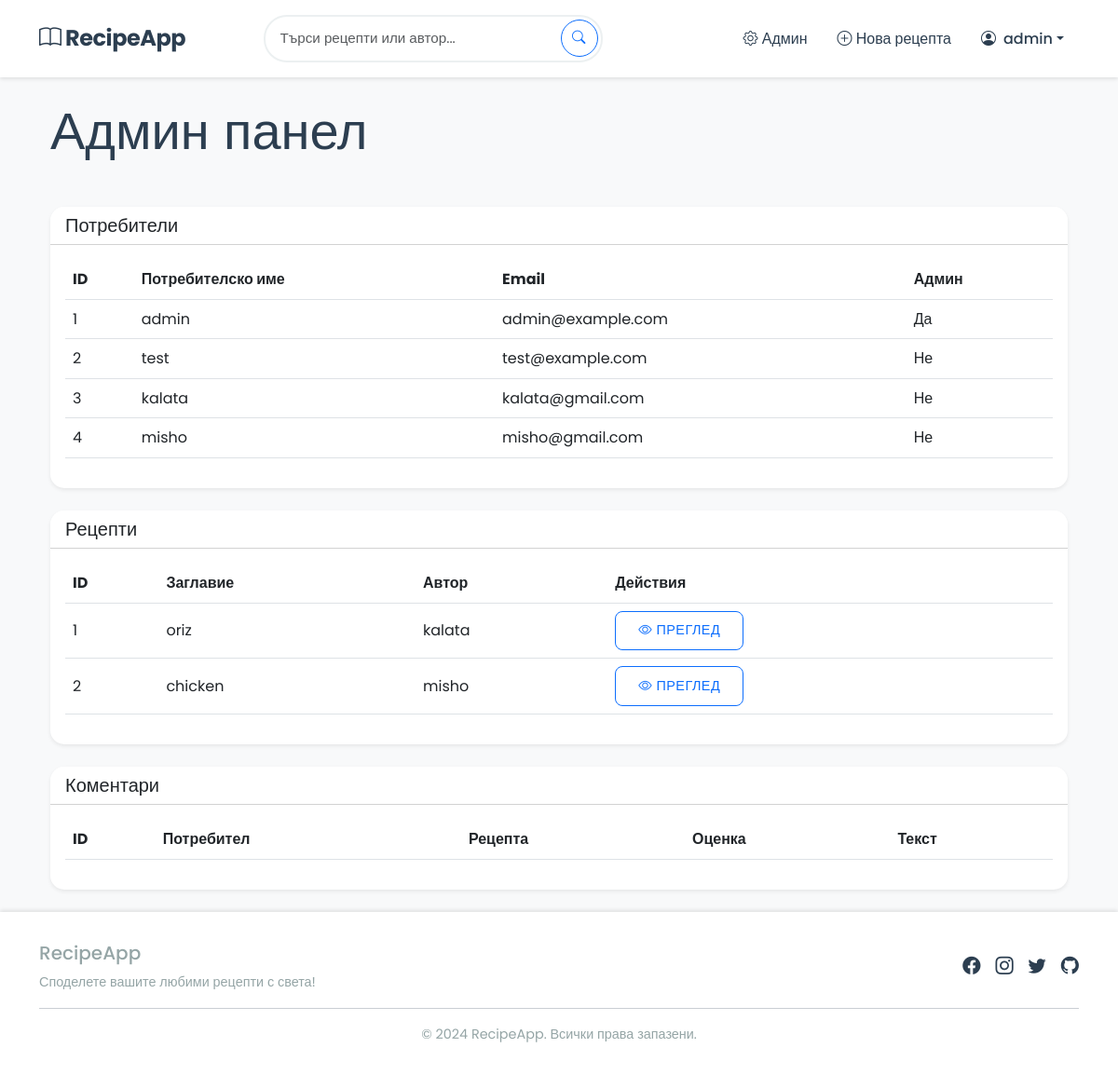
Page /admin (signed in) on the earlier database version.
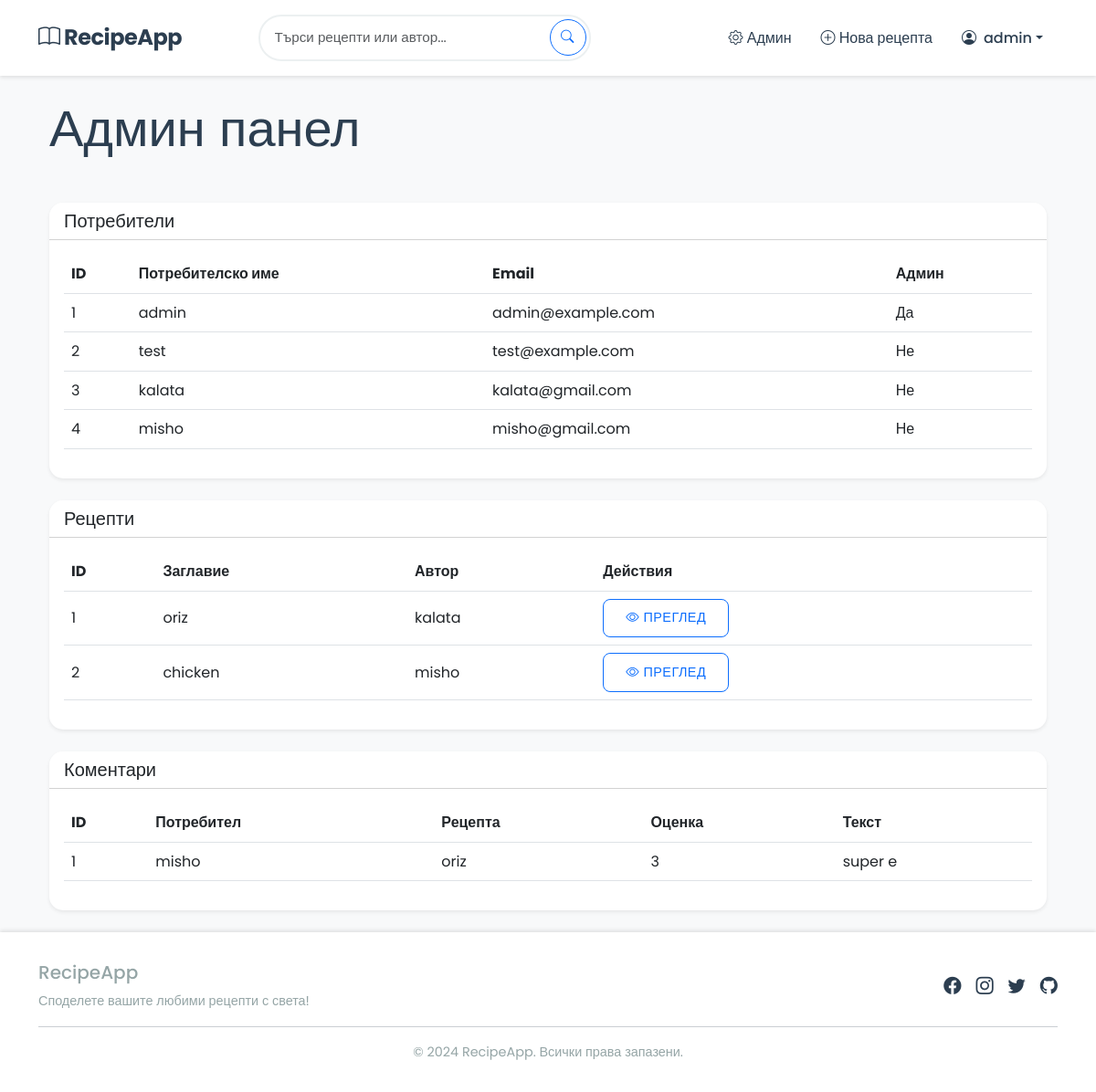
Same page on the later database version.
### app.py (models this page shows, shortened)
class User(db.Model):
    id = db.Column(db.Integer, primary_key=True)
    username = db.Column(db.String(80), unique=True, nullable=False)
    email = db.Column(db.String(120), unique=True, nullable=False)
    password_hash = db.Column(db.String(128))
    profile_picture = db.Column(db.String(200))
    is_admin = db.Column(db.Boolean, default=False)
    recipes = db.relationship('Recipe', backref='author', lazy=True)
    comments = db.relationship('Comment', backref='author', lazy=True)
    favorites = db.relationship('Favorite', backref='user', lazy=True)
    @property
    def is_authenticated(self):
        return True

class Recipe(db.Model):
    id = db.Column(db.Integer, primary_key=True)
    title = db.Column(db.String(100), nullable=False)
    description = db.Column(db.Text, nullable=False)
    ingredients = db.Column(db.Text, nullable=False)
    instructions = db.Column(db.Text, nullable=False)
    image = db.Column(db.String(200))
    cooking_time = db.Column(db.Integer)  # in minutes
    created_at = db.Column(db.DateTime, default=datetime.utcnow)
    user_id = db.Column(db.Integer, db.ForeignKey('user.id'), nullable=False)
    comments = db.relationship('Comment', backref='recipe', lazy=True)
    favorites = db.relationship('Favorite', backref='recipe', lazy=True)

class Comment(db.Model):
    id = db.Column(db.Integer, primary_key=True)
    content = db.Column(db.Text, nullable=False)
    rating = db.Column(db.Integer, nullable=False)
    created_at = db.Column(db.DateTime, default=datetime.utcnow)
    user_id = db.Column(db.Integer, db.ForeignKey('user.id'), nullable=False)
    recipe_id = db.Column(db.Integer, db.ForeignKey('recipe.id'), nullable=False)

### app.py (the view)
@app.route('/admin')
@login_required
def admin_panel():
    if not current_user.is_admin:
        abort(403)
    users = User.query.all()
    recipes = Recipe.query.all()
    comments = Comment.query.all()
    return render_template('admin.html', users=users, recipes=recipes, comments=comments)

### app.py (called while the page is built)
@login_manager.user_loader
def load_user(user_id):
    return User.query.get(int(user_id))

### templates/admin.html (shortened to what the changed rows need)
{% extends "base.html" %}
{% block content %}
<div class="container">
    <div class="row mb-4">
        <div class="col">
            <h1 class="display-4 mb-4">Админ панел</h1>
        </div>
    </div>
    <div class="row">
        <div class="col-12 mb-4">
            <div class="card shadow-sm">
                <div class="card-header bg-white">
                    <h2 class="h5 mb-0">Потребители</h2>
                </div>
                <div class="card-body">
                    <div class="table-responsive">
                        <table class="table table-hover align-middle">
                            <thead>
                                <tr>
                                    <th>ID</th>
                                    <th>Потребителско име</th>
                                    <th>Email</th>
                                    <th>Админ</th>
                                </tr>
                            </thead>
                            <tbody>
                                {% for user in users %}
                                <tr>
                                    <td>{{ user.id }}</td>
                                    <td>{{ user.username }}</td>
                                    <td>{{ user.email }}</td>
                                    <td>{{ 'Да' if user.is_admin else 'Не' }}</td>
                                </tr>
                                {% endfor %}
                            </tbody>
                        </table>
                    </div>
                </div>
            </div>
        </div>
        <div class="col-12 mb-4">
            <div class="card shadow-sm">
                <div class="card-header bg-white">
                    <h2 class="h5 mb-0">Рецепти</h2>
                </div>
                <div class="card-body">
                    <div class="table-responsive">
                        <table class="table table-hover align-middle">
                            <thead>
                                <tr>
                                    <th>ID</th>
                                    <th>Заглавие</th>
                                    <th>Автор</th>
                                    <th>Действия</th>
                                </tr>
                            </thead>
                            <tbody>
                                {% for recipe in recipes %}
                                <tr>
                                    <td>{{ recipe.id }}</td>
                                    <td>{{ recipe.title }}</td>
                                    <td>{{ recipe.author.username }}</td>
                                    <td>
                                        <a href="{{ url_for('recipe_detail', recipe_id=recipe.id) }}" class="btn btn-sm btn-outline-primary">
                                            <i class="bi bi-eye"></i> Преглед
                                        </a>
                                    </td>
                                </tr>
                                {% endfor %}
                            </tbody>
                        </table>
                    </div>
                </div>
            </div>
        </div>
        <div class="col-12">
            <div class="card shadow-sm">
                <div class="card-header bg-white">
                    <h2 class="h5 mb-0">Коментари</h2>
                </div>
                <div class="card-body">
                    <div class="table-responsive">
                        <table class="table table-hover align-middle">
                            <thead>
                                <tr>
                                    <th>ID</th>
                                    <th>Потребител</th>
                                    <th>Рецепта</th>
                                    <th>Оценка</th>
                                    <th>Текст</th>
                                </tr>
                            </thead>
                            <tbody>
                                {% for comment in comments %}
                                <tr>
                                    <td>{{ comment.id }}</td>
                                    <td>{{ comment.author.username }}</td>
                                    <td>{{ comment.recipe.title }}</td>
                                    <td>{{ comment.rating }}</td>
                                    <td>{{ comment.content }}</td>
                                </tr>
                                {% endfor %}
                            </tbody>
                        </table>
                    </div>
                </div>
            </div>
        </div>
    </div>
</div>
{% endblock %}

### templates/base.html (shortened to what this page needs)
<!DOCTYPE html>
<html lang="bg">
<head>
    <link rel="stylesheet" href="https://cdn.jsdelivr.net/npm/bootstrap@5.3.0/dist/css/bootstrap.min.css">
    <link rel="stylesheet" href="https://cdn.jsdelivr.net/npm/bootstrap-icons@1.7.2/font/bootstrap-icons.css">
    <link rel="stylesheet" href="{{ url_for('static', filename='css/style.css') }}">
</head>
<body>
    <nav class="navbar navbar-expand-lg navbar-light">
        <div class="container">
            <a class="navbar-brand" href="{{ url_for('index') }}">
                <i class="bi bi-book"></i> RecipeApp
            </a>
            <div class="collapse navbar-collapse" id="navbarNav">
                <form class="d-flex me-auto search-container" method="get" action="{{ url_for('index') }}">
                    <input class="form-control" type="search" name="q" placeholder="Търси рецепти или автор..." value="{{ search_query or '' }}">
                    <button class="btn btn-outline-primary" type="submit">
                        <i class="bi bi-search"></i>
                    </button>
                </form>
                <ul class="navbar-nav ms-auto">
                    {% if current_user.is_authenticated %}
                        {% if current_user.is_admin %}
                            <li class="nav-item">
                                <a class="nav-link" href="{{ url_for('admin_panel') }}">
                                    <i class="bi bi-gear"></i> Админ
                                </a>
                            </li>
                        {% endif %}
                        <li class="nav-item">
                            <a class="nav-link" href="{{ url_for('add_recipe') }}">
                                <i class="bi bi-plus-circle"></i> Нова рецепта
                            </a>
                        </li>
                        <li class="nav-item dropdown">
                            <a class="nav-link dropdown-toggle d-flex align-items-center" href="#" role="button" data-bs-toggle="dropdown">
                                {% if current_user.profile_picture %}
                                    <img src="{{ url_for('static', filename='profile_pics/' ~ current_user.profile_picture) }}"
                                         alt="Profile" class="rounded-circle me-2" width="32" height="32">
                                {% else %}
                                    <i class="bi bi-person-circle me-2"></i>
                                {% endif %}
                                {{ current_user.username }}
                            </a>
                        </li>
                    {% endif %}
                </ul>
            </div>
        </div>
    </nav>
    <main class="container py-4">
        {% block content %}{% endblock %}
    </main>
    <footer class="footer">
        <div class="container">
            <div class="footer-content">
                <div class="footer-text">
                    <h5 class="mb-2">RecipeApp</h5>
                    <p class="mb-0">Споделете вашите любими рецепти с света!</p>
                </div>
                <div class="social-links">
                    <a href="#" target="_blank"><i class="bi bi-facebook"></i></a>
                    <a href="#" target="_blank"><i class="bi bi-instagram"></i></a>
                    <a href="#" target="_blank"><i class="bi bi-twitter"></i></a>
                    <a href="#" target="_blank"><i class="bi bi-github"></i></a>
                </div>
            </div>
            <hr class="my-3">
            <div class="text-center">
                <p class="footer-text mb-0">&copy; 2024 RecipeApp. Всички права запазени.</p>
            </div>
        </div>
    </footer>
</body>
</html>

Differences in the rows shown:
added Comment: id "1", author.username "misho", recipe "oriz", rating "3", content "super e"
